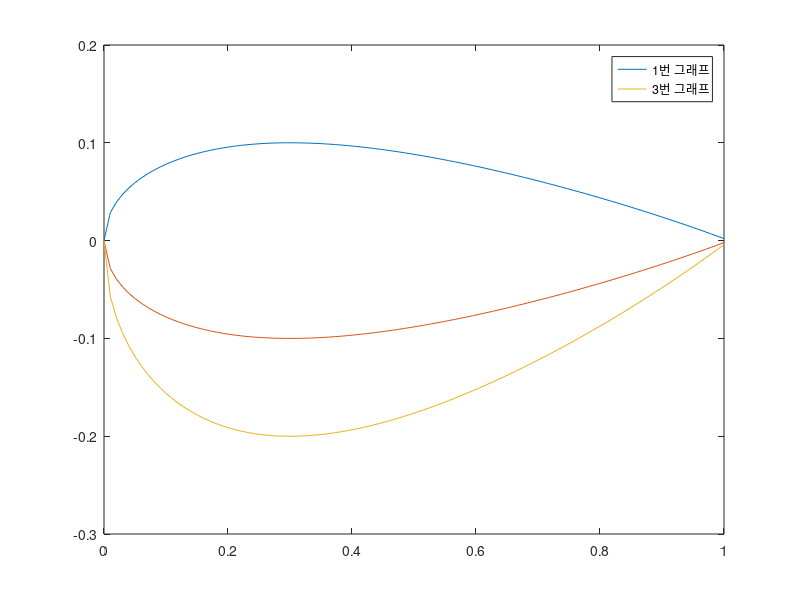

The MATLAB source for this figure:
clear; close all; clc;

x = [0.15, 0.35, 0.5, 0.7, 0.85];

x = x';

A = [sqrt(x) x x.^2 x.^3 x.^4];
b = [0.08909; 0.09914; 0.08823; 0.06107; 0.03421];

a = A\b;

xx = linspace(0,1,100);
yy1 = a(1) * sqrt(xx) + a(2) * xx + a(3) * xx.^2 + a(4) * xx.^3 + a(5) * xx.^4;

h1 = plot(xx, yy1);
hold on;
h2 = plot(xx, -yy1);
h3 = plot(xx, -2 * yy1);

legend([h1, h3],'1번 그래프','3번 그래프')
